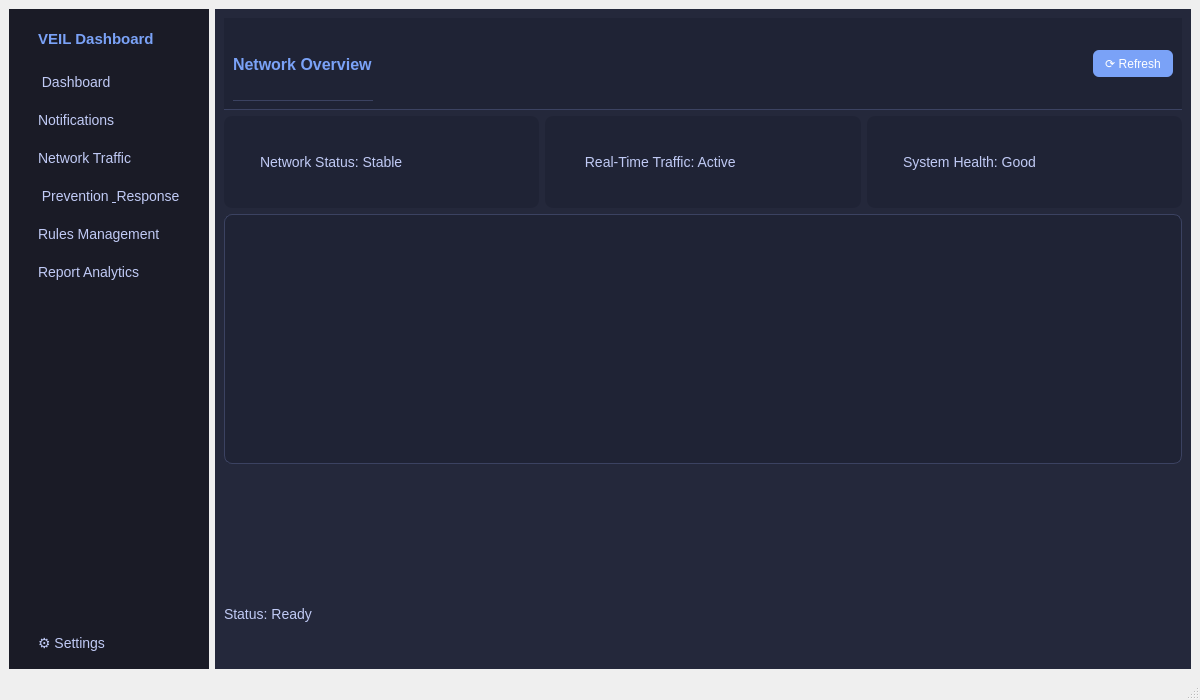
<?xml version="1.0" encoding="UTF-8"?>
<ui version="4.0">
 <class>MainWindow</class>
 <widget class="QMainWindow" name="MainWindow">
  <property name="geometry">
   <rect>
    <x>0</x>
    <y>0</y>
    <width>1200</width>
    <height>700</height>
   </rect>
  </property>
  <property name="windowTitle">
   <string>Zeek IPS/IDS Dashboard</string>
  </property>
  <widget class="QWidget" name="centralwidget">
   <layout class="QHBoxLayout" name="mainLayout">
    <item>
     <widget class="QFrame" name="sidebarFrame">
      <property name="styleSheet">
       <string notr="true">
        QFrame {
         background-color: #1a1b26;
         color: #c0caf5;
        }
        QPushButton {
         background-color: transparent;
         color: #c0caf5;
         text-align: left;
         padding: 8px 20px;
         border: none;
         font-size: 14px;
         border-radius: 6px;
        }
        QPushButton:hover {
         background-color: #292e42;
        }
        QLabel {
         color: #7aa2f7;
         padding: 12px;
         font-weight: bold;
         font-size: 15px;
        }
       </string>
      </property>
      <layout class="QVBoxLayout" name="sidebarLayout">
       <item>
        <widget class="QLabel" name="menuTitle">
         <property name="text">
          <string> VEIL Dashboard</string>
         </property>
        </widget>
       </item>
       <item>
        <widget class="QPushButton" name="btnDashboard">
         <property name="text">
          <string> Dashboard</string>
         </property>
        </widget>
       </item>
       <item>
        <widget class="QPushButton" name="btnNotifications">
         <property name="text">
          <string>Notifications</string>
         </property>
        </widget>
       </item>
       <item>
        <widget class="QPushButton" name="btnNetwork">
         <property name="text">
          <string>Network Traffic</string>
         </property>
        </widget>
       </item>
       <item>
        <widget class="QPushButton" name="btnControls">
         <property name="text">
          <string> Prevention &amp; Response</string>
         </property>
        </widget>
       </item>
       <item>
        <widget class="QPushButton" name="btnRules">
         <property name="text">
          <string>Rules Management</string>
         </property>
        </widget>
       </item>
       <item>
        <widget class="QPushButton" name="btnReports">
         <property name="text">
          <string>Report Analytics</string>
         </property>
        </widget>
       </item>
       <item>
        <spacer name="verticalSpacer">
         <property name="orientation">
          <enum>Qt::Orientation::Vertical</enum>
         </property>
         <property name="sizeHint" stdset="0">
          <size>
           <width>20</width>
           <height>40</height>
          </size>
         </property>
        </spacer>
       </item>
       <item>
        <widget class="QPushButton" name="btnSettings">
         <property name="text">
          <string>⚙ Settings</string>
         </property>
        </widget>
       </item>
      </layout>
     </widget>
    </item>
    <item>
     <widget class="QFrame" name="mainContentFrame">
      <property name="styleSheet">
       <string notr="true">
        QFrame {
         background-color: #24283b;
         color: #c0caf5;
        }
        QLabel {
         color: #c0caf5;
         font-size: 14px;
        }
        QPushButton {
         background-color: #7aa2f7;
         color: white;
         border: none;
         border-radius: 6px;
         padding: 6px 12px;
        }
        QPushButton:hover {
         background-color: #89b4fa;
        }
        QHeaderView::section {
         background-color: #414868;
         color: #c0caf5;
         font-weight: bold;
         padding: 6px;
         border: none;
        }
        QTableWidget {
         background-color: #1f2335;
         gridline-color: #3b4261;
         border: 1px solid #3b4261;
        }
       </string>
      </property>
      <layout class="QVBoxLayout" name="mainContentLayout">
       <item>
        <widget class="QFrame" name="headerFrame">
         <property name="styleSheet">
          <string notr="true">
           QFrame {
            background-color: #1f2335;
            border-bottom: 1px solid #3b4261;
           }
           QLabel {
            font-size: 16px;
            font-weight: bold;
            color: #7aa2f7;
           }
          </string>
         </property>
         <layout class="QHBoxLayout" name="headerLayout">
          <item>
           <widget class="QLabel" name="headerTitle">
            <property name="text">
             <string>Network Overview</string>
            </property>
           </widget>
          </item>
          <item>
           <spacer name="horizontalSpacer">
            <property name="orientation">
             <enum>Qt::Orientation::Horizontal</enum>
            </property>
            <property name="sizeHint" stdset="0">
             <size>
              <width>0</width>
              <height>0</height>
             </size>
            </property>
           </spacer>
          </item>
          <item>
           <widget class="QPushButton" name="refreshButton">
            <property name="text">
             <string>⟳ Refresh</string>
            </property>
           </widget>
          </item>
         </layout>
        </widget>
       </item>
       <item>
        <layout class="QHBoxLayout" name="statsLayout">
         <item>
          <widget class="QFrame" name="stat1">
           <property name="styleSheet">
            <string notr="true">QFrame { background-color: #1f2335; border-radius: 8px; padding: 12px; }</string>
           </property>
           <layout class="QVBoxLayout">
            <item>
             <widget class="QLabel" name="lblNetworkStatus">
              <property name="text">
               <string>Network Status: Stable</string>
              </property>
             </widget>
            </item>
           </layout>
          </widget>
         </item>
         <item>
          <widget class="QFrame" name="stat2">
           <property name="styleSheet">
            <string notr="true">QFrame { background-color: #1f2335; border-radius: 8px; padding: 12px; }</string>
           </property>
           <layout class="QVBoxLayout">
            <item>
             <widget class="QLabel" name="lblTraffic">
              <property name="text">
               <string> Real-Time Traffic: Active</string>
              </property>
             </widget>
            </item>
           </layout>
          </widget>
         </item>
         <item>
          <widget class="QFrame" name="stat3">
           <property name="styleSheet">
            <string notr="true">QFrame { background-color: #1f2335; border-radius: 8px; padding: 12px; }</string>
           </property>
           <layout class="QVBoxLayout">
            <item>
             <widget class="QLabel" name="lblSystemHealth">
              <property name="text">
               <string>System Health: Good</string>
              </property>
             </widget>
            </item>
           </layout>
          </widget>
         </item>
        </layout>
       </item>
       <item>
        <widget class="QWidget" name="graphWidget">
         <property name="minimumSize">
          <size>
           <width>400</width>
           <height>250</height>
          </size>
         </property>
         <property name="styleSheet">
          <string notr="true">
           QWidget {
            background-color: #1f2335;
            border-radius: 8px;
            border: 1px solid #3b4261;
           }
          </string>
         </property>
         <layout class="QVBoxLayout" name="graphLayout"/>
        </widget>
       </item>
       <item>
        <widget class="QWidget" name="widget" native="true"/>
       </item>
       <item>
        <widget class="QLabel" name="statusLabel">
         <property name="text">
          <string>Status: Ready</string>
         </property>
        </widget>
       </item>
      </layout>
     </widget>
    </item>
   </layout>
  </widget>
  <widget class="QMenuBar" name="menubar">
   <property name="geometry">
    <rect>
     <x>0</x>
     <y>0</y>
     <width>1200</width>
     <height>20</height>
    </rect>
   </property>
  </widget>
  <widget class="QStatusBar" name="statusbar"/>
 </widget>
 <resources/>
 <connections/>
</ui>
